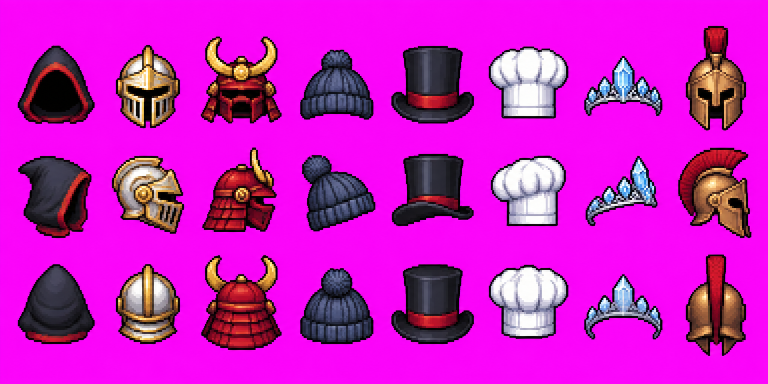
#> input picture assets/look-gen/hats2.png, 1536 x 768 px, found by its file name (shown at 1/2 size); its folder holds 4 pictures in this run
$ python append-look-sheets.py
#> lines starting #> are read from the running program, lines starting #| are printed output that depends on the picture; after the words box and inside, x2 and y2 are one past the last pixel; in counts of white or black regions, pixels touching at a corner belong together
# Acrescenta 8 novos acessórios (folha bruta IA 8x3 sobre magenta) à direita de public/look/<nome>.png.
# Uso: python3 scripts/append-look-sheets.py   (lê assets/look-gen/<nome>2.png)
from PIL import Image
import numpy as np
from scipy import ndimage
CELLS = {"hats": (36, 32, False), "horns": (40, 28, False), "capes": (32, 36, True), "wings": (64, 40, False), "eyes": (24, 12, False), "extras": (36, 24, False)}
for name, (cw, ch, top) in CELLS.items():
    im = Image.open(f"assets/look-gen/{name}2.png").convert("RGBA")
    a = np.asarray(im).copy()
    r, g, b = (a[..., i].astype(int) for i in range(3))
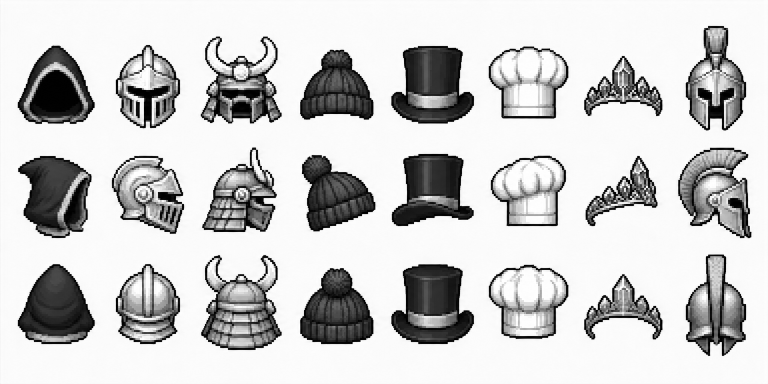
#> r: shape (768, 1536) int64 (shown at 1/2 size); min 0, max 255, mean 202.8
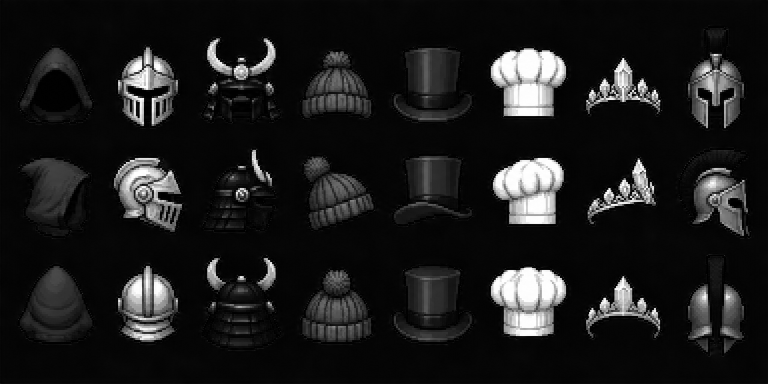
#> g: shape (768, 1536) int64 (shown at 1/2 size); min 0, max 255, mean 27.3
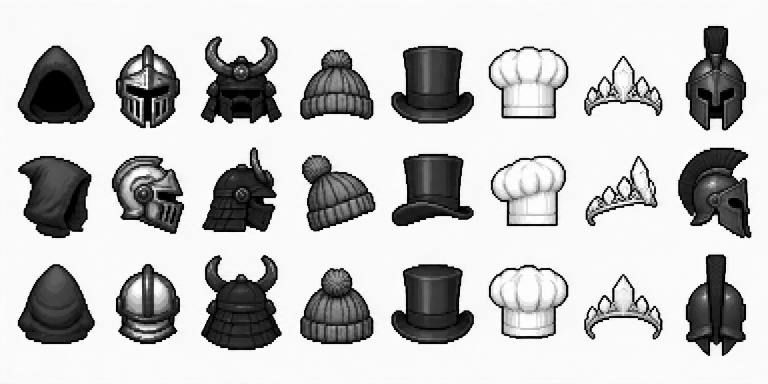
#> b: shape (768, 1536) int64 (shown at 1/2 size); min 0, max 255, mean 194.5
    bg = (r - g > 70) & (b - g > 70)
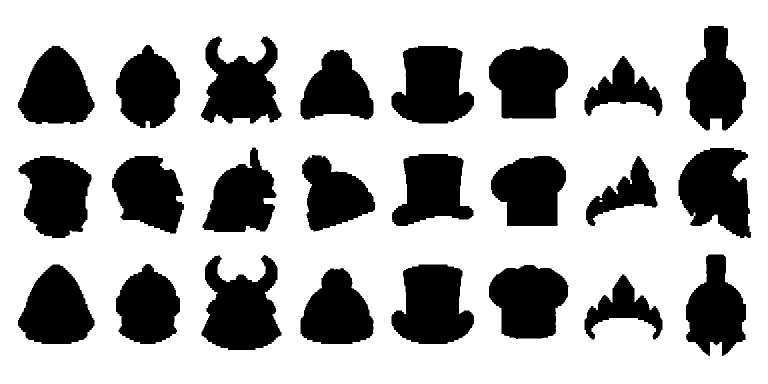
#> bg: shape (768, 1536) bool (shown at 1/2 size); 68.4% white; 24 black regions, largest, box (x1, y1, x2, y2) and area: (403, 510, 563, 700) 20192, (783, 529, 948, 688) 19159, (783, 92, 948, 247) 18712
    a[..., 3] = np.where(bg, 0, 255)
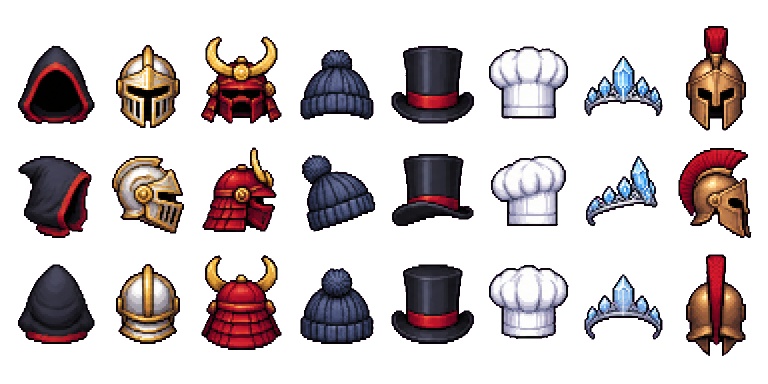
#> a: shape (768, 1536, 4) (shown at 1/2 size); mean R, G, B, A 202.8, 27.3, 194.5, 80.5; transparent parts drawn white
    im = Image.fromarray(a)
    W, H = im.size
#> W = 1536; H = 768
    cells = [[None]*3 for _ in range(8)]
    for col in range(8):
        for row in range(3):
            c = im.crop((col*W//8, row*H//3, (col+1)*W//8, (row+1)*H//3)); bb = c.getbbox()
            if bb: cells[col][row] = c.crop(bb)
#> after the loop, cells = 8 items
#> (the run stopped early here; a loop or call above may not have finished)
